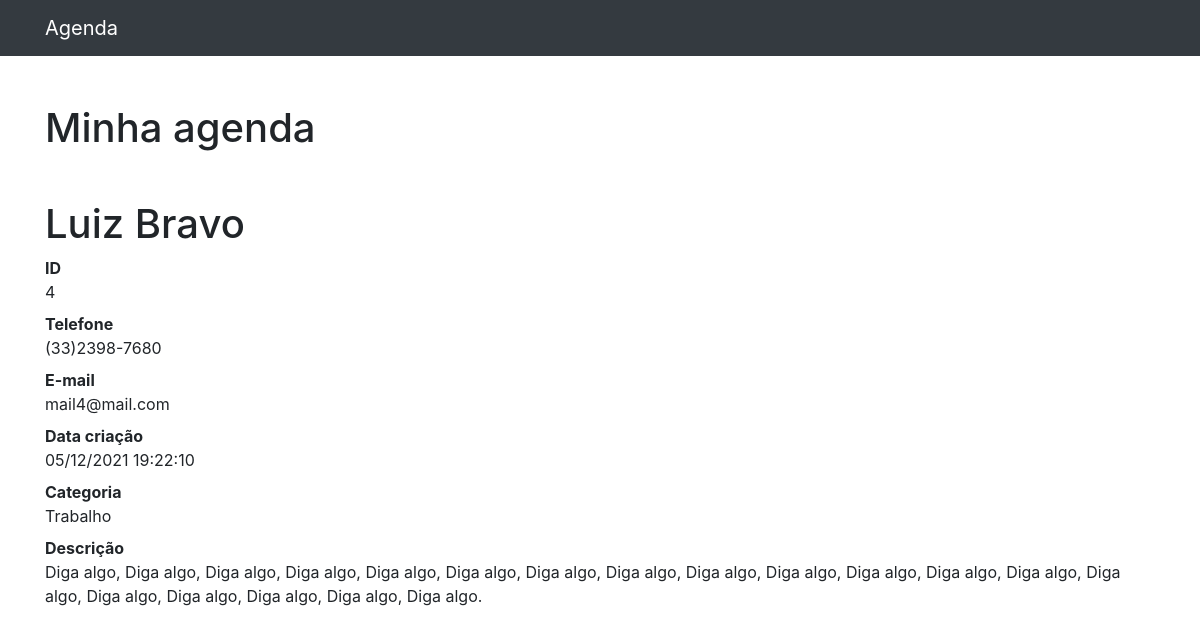
/4, run on the app's committed database.
### contato/models.py (models this page shows, shortened)
class ContatoDj(models.Model):
    nome = models.CharField(max_length=255)
    sobreNome = models.CharField(max_length=255, blank=True)
    telefone = models.CharField(max_length=255)
    email = models.CharField(max_length=255, blank=True)
    data_criacao = models.DateTimeField(default=timezone.now)
    descricao = models.CharField(max_length=255, blank=True)
    categoria = models.ForeignKey(Categoria, on_delete=models.DO_NOTHING)

class Categoria(models.Model):
    nome = models.CharField(max_length=255)
    def __str__(self):
        return self.nome

### contato/views.py (the view)
# urls.py: path('<int:contato_id>', views.exibeContato, name='exibeContato'),
def exibeContato(request, contato_id):
    recebeDbContato = ContatoDj.objects.get(id=contato_id)
    return render(request, 'contato/exibeContato.html', {
        'HtmlContato' : recebeDbContato
    })

### contato/templates/contato/exibeContato.html
{%extends 'djHtmlBase.html'%} {%block conteudo%}
<h1 class="mt-5">{{HtmlContato.nome}} {{HtmlContato.sobreNome}}</h1>
<dl>
  <dt>ID</dt>
  <dd>{{HtmlContato.id}}</dd>
  <dt>Telefone</dt>
  <dd>{{HtmlContato.telefone}}</dd>
  <dt>E-mail</dt>
  <dd>{{HtmlContato.email}}</dd>
  <dt>Data criação</dt>
  <dd>{{HtmlContato.data_criacao|date:'d/m/Y H:i:s'}}</dd>
  <dt>Categoria</dt>
  <dd>{{HtmlContato.categoria}}</dd>
  <dt>Descrição</dt>
  <dd>{{HtmlContato.descricao}}</dd>
</dl>
{%endblock%}

### data on the page
ContatoDj: nome "Luiz", sobreNome "Bravo", id "4", telefone "(33)2398-7680", email "mail4@mail.com", data_criacao "05/12/2021 19:22:10", categoria "Trabalho", descricao "Diga algo, Diga algo, Diga algo, Diga algo, Diga algo, Diga algo, Diga algo, Diga algo, Diga algo, Diga algo, Diga algo, Diga algo, Diga algo, Diga algo, Diga algo, Diga algo, Diga algo, Diga algo, Diga algo."
